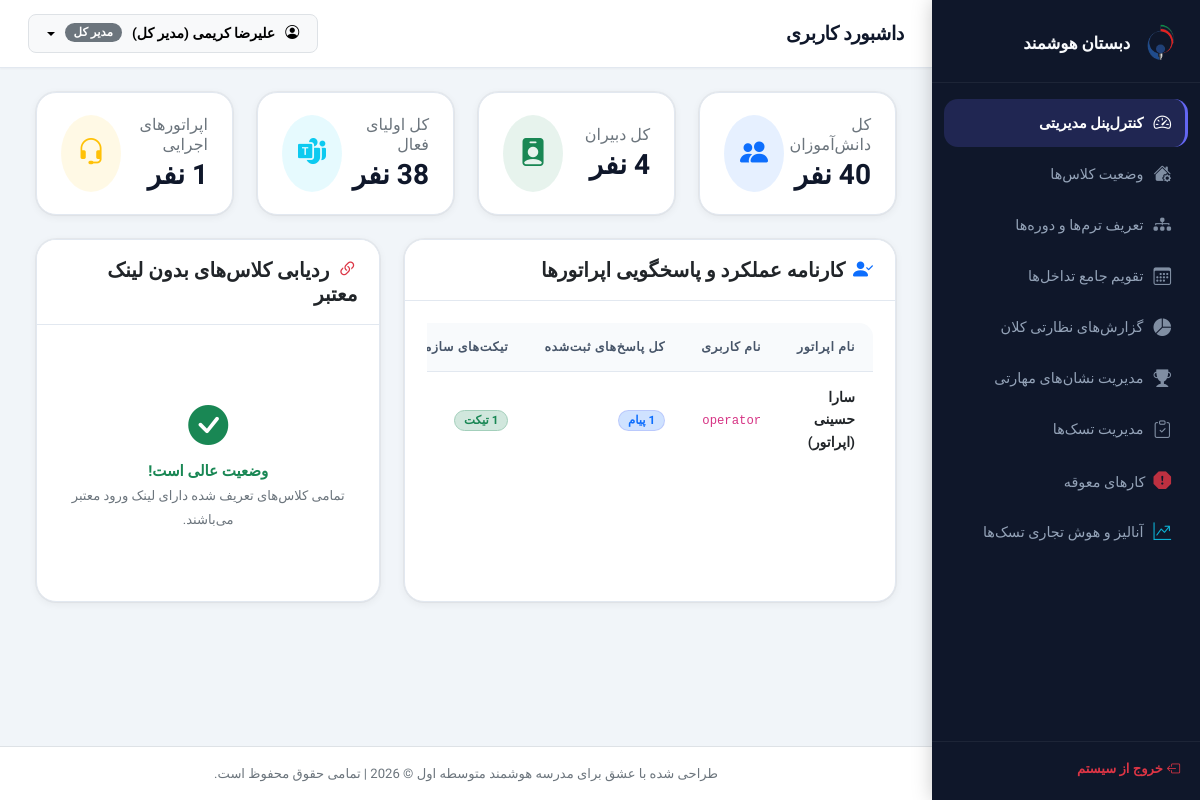
Page /admin/dashboard.php (signed in) on the committed database.
### tables this page shows
CREATE TABLE `users` (
  `id` int(11) NOT NULL,
  `national_code` varchar(10) NOT NULL,
  `username` varchar(50) NOT NULL,
  `password` varchar(255) NOT NULL,
  `role` enum('student','teacher','parent','operator','admin') NOT NULL,
  `full_name` varchar(100) NOT NULL,
  `email` varchar(100) DEFAULT NULL,
  `phone` varchar(11) DEFAULT NULL,
  `status` tinyint(4) DEFAULT 1,
  `created_at` timestamp NOT NULL DEFAULT current_timestamp(),
  `avatar_path` varchar(255) DEFAULT NULL
);

### admin/dashboard.php (the view, shortened to what this page needs)
<?php
require_once '../includes/header.php';
try {
    $totalStudents = $pdo->query("SELECT COUNT(*) FROM students")->fetchColumn();
    $totalTeachers = $pdo->query("SELECT COUNT(*) FROM teachers")->fetchColumn();
    $totalParents = $pdo->query("SELECT COUNT(*) FROM parents")->fetchColumn();
    $totalOperators = $pdo->query("SELECT COUNT(*) FROM users WHERE role = 'operator'")->fetchColumn();
    $stmtOps = $pdo->prepare("SELECT u.id, u.full_name, u.username,
        (SELECT COUNT(*) FROM ticket_messages WHERE sender_id = u.id) as replies_count,
        (SELECT COUNT(DISTINCT ticket_id) FROM ticket_messages WHERE sender_id = u.id) as handled_tickets
        FROM users u
        WHERE u.role = 'operator' AND u.status = 1");
    $stmtOps->execute();
    $operatorsPerformance = $stmtOps->fetchAll();
    $stmtLinkless = $pdo->prepare("SELECT lc.*, c.class_name, co.course_name, u.full_name as teacher_name
        FROM live_classes lc
        JOIN classes c ON lc.class_id = c.id
        JOIN courses co ON lc.course_id = co.id
        JOIN teachers t ON lc.teacher_id = t.id
        JOIN users u ON t.user_id = u.id
        WHERE lc.join_link IS NULL OR lc.join_link = '' OR lc.join_link NOT LIKE 'http%'");
    $stmtLinkless->execute();
    $linklessClasses = $stmtLinkless->fetchAll();
} catch (PDOException $e) {
    die("خطا در لود اطلاعات ادمین: " . $e->getMessage());
}
?>
<div class="container-fluid">
    <div class="row g-4 mb-4">
        <div class="col-md-3">
            <div class="stat-card d-flex align-items-center justify-content-between">
                <div>
                    <h6 class="text-secondary mb-1">کل دانش‌آموزان</h6>
                    <h3 class="fw-bold mb-0"><?= $totalStudents ?> نفر</h3>
                </div>
                <div class="rounded-circle bg-primary bg-opacity-10 p-3 text-primary">
                    <i class="bi bi-people-fill fs-3"></i>
                </div>
            </div>
        </div>
        <div class="col-md-3">
            <div class="stat-card d-flex align-items-center justify-content-between">
                <div>
                    <h6 class="text-secondary mb-1">کل دبیران</h6>
                    <h3 class="fw-bold mb-0"><?= $totalTeachers ?> نفر</h3>
                </div>
                <div class="rounded-circle bg-success bg-opacity-10 p-3 text-success">
                    <i class="bi bi-person-badge-fill fs-3"></i>
                </div>
            </div>
        </div>
        <div class="col-md-3">
            <div class="stat-card d-flex align-items-center justify-content-between">
                <div>
                    <h6 class="text-secondary mb-1">کل اولیای فعال</h6>
                    <h3 class="fw-bold mb-0"><?= $totalParents ?> نفر</h3>
                </div>
                <div class="rounded-circle bg-info bg-opacity-10 p-3 text-info">
                    <i class="bi bi-microsoft-teams fs-3"></i>
                </div>
            </div>
        </div>
        <div class="col-md-3">
            <div class="stat-card d-flex align-items-center justify-content-between">
                <div>
                    <h6 class="text-secondary mb-1">اپراتورهای اجرایی</h6>
                    <h3 class="fw-bold mb-0"><?= $totalOperators ?> نفر</h3>
                </div>
                <div class="rounded-circle bg-warning bg-opacity-10 p-3 text-warning">
                    <i class="bi bi-headset fs-3"></i>
                </div>
            </div>
        </div>
    </div>
    <div class="row g-4">
        <div class="col-lg-7">
            <div class="card border-0 shadow-sm rounded-3 h-100">
                <div class="card-header bg-white py-3">
                    <h5 class="fw-bold mb-0"><i class="bi bi-person-check-fill text-primary me-2"></i>کارنامه عملکرد و پاسخگویی اپراتورها</h5>
                </div>
                <div class="card-body p-0">
                    <?php if (empty($operatorsPerformance)): ?>
                        <div class="text-center py-5">
                            <i class="bi bi-person-exclamation fs-1 text-secondary mb-2"></i>
                            <p class="text-secondary mb-0">اپراتوری در سیستم ثبت نشده است.</p>
                        </div>
                    <?php else: ?>
                        <div class="table-responsive">
                            <table class="table custom-table mb-0">
                                <thead>
                                    <tr>
                                        <th>نام اپراتور</th>
                                        <th>نام کاربری</th>
                                        <th>کل پاسخ‌های ثبت‌شده</th>
                                        <th>تیکت‌های سازمان‌دهی‌شده</th>
                                    </tr>
                                </thead>
                                <tbody>
                                    <?php foreach ($operatorsPerformance as $op): ?>
                                        <tr>
                                            <td class="fw-bold text-dark"><?= htmlspecialchars($op['full_name']) ?></td>
                                            <td><code><?= htmlspecialchars($op['username']) ?></code></td>
                                            <td>
                                                <span class="badge bg-primary-subtle text-primary border border-primary-subtle"><?= $op['replies_count'] ?> پیام</span>
                                            </td>
                                            <td>
                                                <span class="badge bg-success-subtle text-success border border-success-subtle"><?= $op['handled_tickets'] ?> تیکت</span>
                                            </td>
                                        </tr>
                                    <?php endforeach; ?>
                                </tbody>
                            </table>
                        </div>
                    <?php endif; ?>
                </div>
            </div>
        </div>
        <div class="col-lg-5">
            <div class="card border-0 shadow-sm rounded-3 h-100">
                <div class="card-header bg-white py-3">
                    <h5 class="fw-bold mb-0"><i class="bi bi-link-45deg text-danger me-2"></i>ردیابی کلاس‌های بدون لینک معتبر</h5>
                </div>
                <div class="card-body">
                    <?php if (empty($linklessClasses)): ?>
                        <div class="text-center py-5 text-success">
                            <i class="bi bi-check-circle-fill fs-1 mb-2"></i>
                            <p class="mb-0 fw-bold">وضعیت عالی است!</p>
                            <small class="text-secondary">تمامی کلاس‌های تعریف شده دارای لینک ورود معتبر می‌باشند.</small>
                        </div>
                    <?php endif; ?>
                </div>
            </div>
        </div>
    </div>
</div>
<?php require_once '../includes/footer.php'; ?>

### assets/css/style.css (style rules this page uses)
:root { --sidebar-bg: #0F172A; --sidebar-hover: rgba(99, 102, 241, 0.12); --sidebar-text: #94A3B8; --sidebar-active-text: #FFFFFF; --sidebar-active-bg: rgba(99, 102, 241, 0.2); --sidebar-active-border:#6366F1; --sidebar-width: 268px; --body-bg: #F1F5F9; --card-bg: #FFFFFF; --card-bg-alt: #F8FAFC; --text-primary: #0F172A; --text-secondary: #475569; --text-muted: #94A3B8; --primary: #6366F1; --primary-hover: #4F46E5; --primary-light: rgba(99, 102, 241, 0.1); --primary-subtle: #EEF2FF; --accent: #F97316; --accent-hover: #EA6C00; --accent-light: rgba(249, 115, 22, 0.1); --success: #10B981; --success-light: rgba(16, 185, 129, 0.1); --danger: #EF4444; --danger-light: rgba(239, 68, 68, 0.1); --warning: #F59E0B; --warning-light: rgba(245, 158, 11, 0.1); --info: #3B82F6; --info-light: rgba(59, 130, 246, 0.1); --border: #E2E8F0; --border-strong: #CBD5E1; --shadow-xs: 0 1px 2px rgba(0,0,0,.04); --shadow-sm: 0 2px 8px rgba(0,0,0,.06), 0 0 0 1px rgba(0,0,0,.04); --shadow-md: 0 4px 16px rgba(0,0,0,.08), 0 0 0 1px rgba(0,0,0,.04); --shadow-lg: 0 8px 32px rgba(0,0,0,.10), 0 0 0 1px rgba(0,0,0,.04); --shadow-clay: 4px 4px 0px rgba(99,102,241,.18), 0 4px 16px rgba(99,102,241,.12); --radius-sm: 8px; --radius-md: 14px; --radius-lg: 20px; --radius-xl: 28px; --radius-pill: 999px; --ease: cubic-bezier(0.25, 0.8, 0.25, 1); --transition: 0.22s var(--ease); }
*, *::before, *::after { box-sizing: border-box; }
html { scroll-behavior: smooth; }
body { font-family: 'Vazirmatn', system-ui, sans-serif; background-color: var(--body-bg); color: var(--text-primary); direction: rtl; overflow-x: hidden; -webkit-font-smoothing: antialiased; font-size: 15px; line-height: 1.6; }
.card { border-radius: var(--radius-lg) !important; border: 1px solid var(--border) !important; box-shadow: var(--shadow-sm) !important; transition: box-shadow var(--transition), transform var(--transition); overflow: hidden; }
.card-header { background-color: var(--card-bg) !important; border-bottom: 1px solid var(--border) !important; padding: 18px 22px !important; }
.card-body { padding: 22px !important; }
.stat-card { background-color: var(--card-bg); border: 1px solid var(--border); border-radius: var(--radius-lg); padding: 22px 24px; box-shadow: var(--shadow-sm); transition: box-shadow var(--transition), transform var(--transition); cursor: default; }
.custom-table { border-radius: var(--radius-md); overflow: hidden; background-color: var(--card-bg); width: 100%; border-collapse: separate; border-spacing: 0; }
.custom-table thead th { background-color: var(--card-bg-alt); color: var(--text-secondary); font-weight: 600; font-size: 0.78rem; text-transform: uppercase; letter-spacing: 0.6px; border-bottom: 1px solid var(--border); padding: 14px 18px; white-space: nowrap; }
.custom-table tbody td { padding: 14px 18px; border-bottom: 1px solid var(--border); vertical-align: middle; color: var(--text-primary); font-size: 0.875rem; transition: background var(--transition); }
.custom-table tbody tr:last-child td { border-bottom: none; }
.badge { font-family: 'Vazirmatn', sans-serif; font-weight: 600; font-size: 0.73rem; padding: 4px 9px; border-radius: var(--radius-pill); letter-spacing: 0; }
.container-fluid { animation: fadeInUp 0.25s var(--ease); }
.border-primary-subtle { border-color: rgba(99,102,241,.2) !important; }

### rows in the picture
users: full_name "سارا حسینی (اپراتور)", username "operator", replies_count "1", handled_tickets "1"

### other values in the picture
$currentUser['full_name'] "علیرضا کریمی (مدیر کل)"
get_role_fa($currentUser['role']) "مدیر کل"
